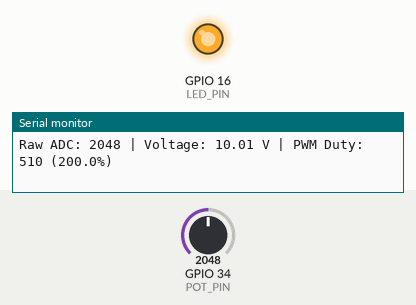
Recording of a sketch running on a simulated ESP32. Shown: output pins drawn as LEDs (lit = HIGH), the last lines printed to the serial monitor. The inputs (shaded band) are chosen by the test bench; at power-on: GPIO 34 (POT_PIN) = 2048.

Above: at 1.3 s.
1.4 s: GPIO 34 (POT_PIN) set to 491
At 2.5 s:
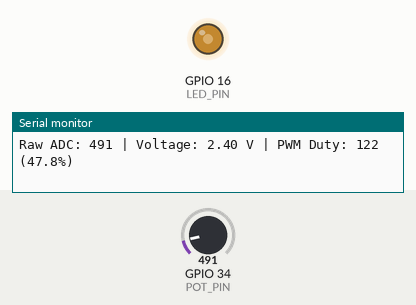
2.9 s: GPIO 34 (POT_PIN) set to 1228
At 3.6 s:
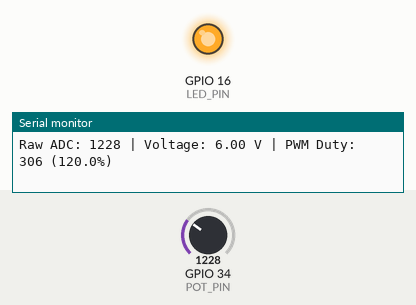
Timing chart, 0 to 5.9 s (numbered marks = the images above; inputs shaded):
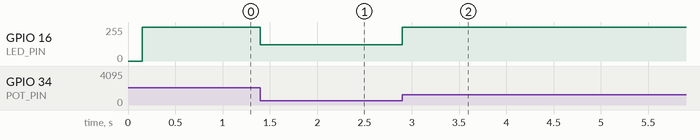

The sketch:

Day_04_Potentiometer_Fade.ino
```cpp
/*
 * 100 Projects with Arduino - Day 4
 * Project: Potentiometer to LED Fade (Analog Input to PWM Output)
 *
 * DESCRIPTION:
 * This project demonstrates how to read an analog voltage from a rotary potentiometer
 * (Analog Input) and translate it to control the brightness of an LED (PWM Output).
 * To follow professional coding standards, the program does NOT use delay() to control
 * serial print speed; instead, it uses a non-blocking millis() timer for telemetry logging.
 *
 * THEORY OF OPERATION:
 * 1. The potentiometer acts as a variable voltage divider. By rotating the shaft, we adjust
 *    the voltage on the wiper pin (middle pin) between 0V and 5V.
 * 2. The Arduino's Analog-to-Digital Converter (ADC) reads this voltage on pin A0 and
 *    converts it to a 10-bit digital number: 0 (for 0V) to 1023 (for 5V).
 * 3. An LED's brightness cannot be dimmed by simply lowering DC voltage directly from the
 *    microcontroller. Instead, we use Pulse Width Modulation (PWM). By turning the LED ON
 *    and OFF rapidly (approx. 490 Hz), we control the average power delivered to it.
 *    The ratio of ON time to total period is the "Duty Cycle" (represented as 0 to 255).
 * 4. We use the map() function to scale the 10-bit ADC reading (0-1023) to an 8-bit PWM
 *    duty cycle (0-255).
 *
 * WIRING:
 * - Potentiometer Pin 1 (Outer left)  -> Arduino 5V
 * - Potentiometer Pin 2 (Middle wiper)-> Arduino Analog A0
 * - Potentiometer Pin 3 (Outer right) -> Arduino GND
 * - LED Anode (+)                     -> 220 Ohm Resistor -> Arduino Pin 9 (PWM pin)
 * - LED Cathode (-)                   -> Arduino GND
 */

// --- PIN DEFINITIONS ---
#if defined(ESP32)
const int POT_PIN = 34;  // Analog input pin on ESP32
const int LED_PIN = 16;  // PWM capable pin on ESP32
#else
const int POT_PIN = A0;  // Analog input pin connected to the potentiometer wiper
const int LED_PIN = 9;   // Digital PWM output pin connected to the LED anode
#endif

// --- TIMING VARIABLES ---
unsigned long lastLogTime = 0;  // Stores the last time we printed to the Serial Monitor
const unsigned long logInterval =
    100;  // Telemetry logging interval in milliseconds (10 readings/sec)

void setup() {
  // Initialize Serial Monitor at 9600 bps
  Serial.begin(9600);

  // Set LED pin as output.
  // Note: We don't need to configure A0 as input; analogRead() handles this automatically.
  pinMode(LED_PIN, OUTPUT);

  Serial.println("==================================================");
  Serial.println("Day 4: Potentiometer to LED Fade (Analog Input/PWM)");
  Serial.println("==================================================");
  Serial.println("System Initialized. Turn the potentiometer shaft.");
}

void loop() {
  // Step 1: Read the raw 10-bit analog voltage from the potentiometer
  // This takes about 100 microseconds (0.0001 seconds)
  int adcValue = analogRead(POT_PIN);

  // Step 2: Map the raw ADC value (0-1023) to PWM duty cycle (0-255)
  // map(value, fromLow, fromHigh, toLow, toHigh)
  int pwmValue = map(adcValue, 0, 1023, 0, 255);

  // Step 3: Output the PWM duty cycle to the LED pin
  // This generates a square wave on Pin 9.
  analogWrite(LED_PIN, pwmValue);

  // Step 4: Non-blocking telemetry output using millis()
  // This prevents the Serial Monitor from being flooded and avoids freezing the CPU.
  unsigned long currentTime = millis();
  if (currentTime - lastLogTime >= logInterval) {
    lastLogTime = currentTime;

    // Calculate the actual voltage represented by the ADC reading (for display)
    float voltage = adcValue * (5.0 / 1023.0);

    // Calculate the duty cycle percentage
    float dutyPercent = (pwmValue / 255.0) * 100.0;

    // Print telemetry log
    Serial.print("Raw ADC: ");
    Serial.print(adcValue);
    Serial.print(" | Voltage: ");
    Serial.print(voltage, 2);
    Serial.print(" V | PWM Duty: ");
    Serial.print(pwmValue);
    Serial.print(" (");
    Serial.print(dutyPercent, 1);
    Serial.println("%)");
  }

  // The Arduino can run other tasks here (e.g. state machines or button checks)
  // while the LED brightness remains perfectly responsive!
}
```

Measured:
- after the input at 1.4 s, GPIO 16 (LED_PIN): 255/255 → 122/255 at once
- after the input at 2.9 s, GPIO 16 (LED_PIN): 122/255 → 255/255 at once
